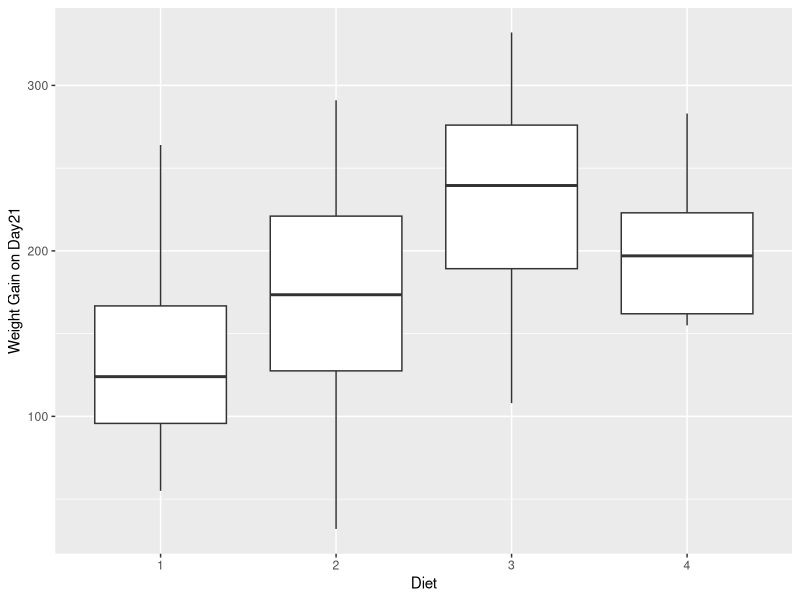
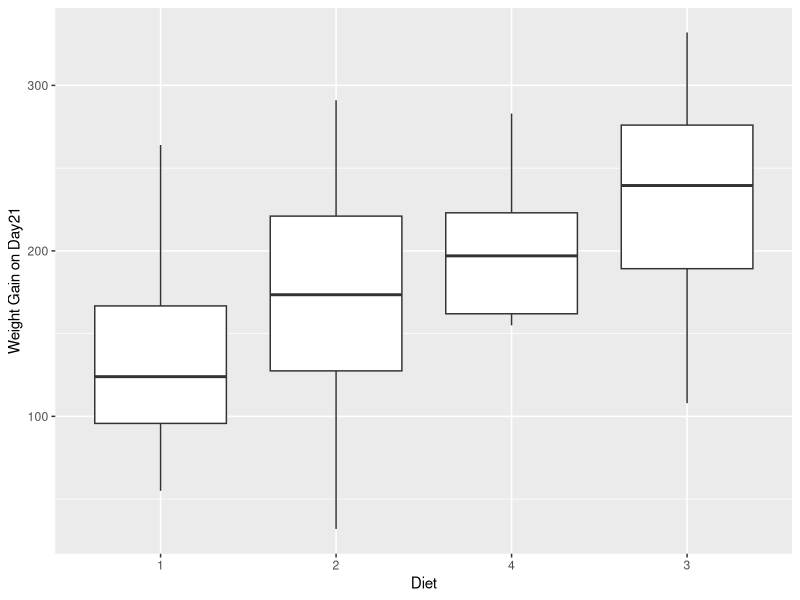
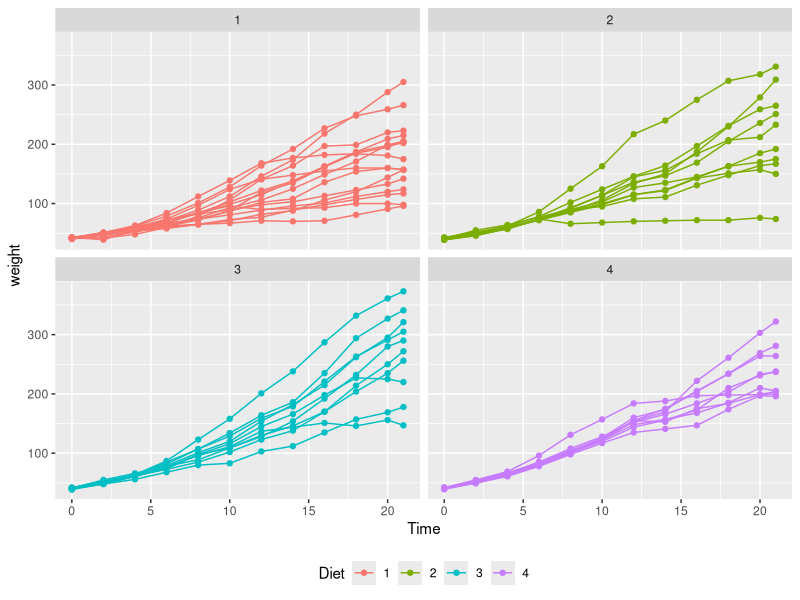
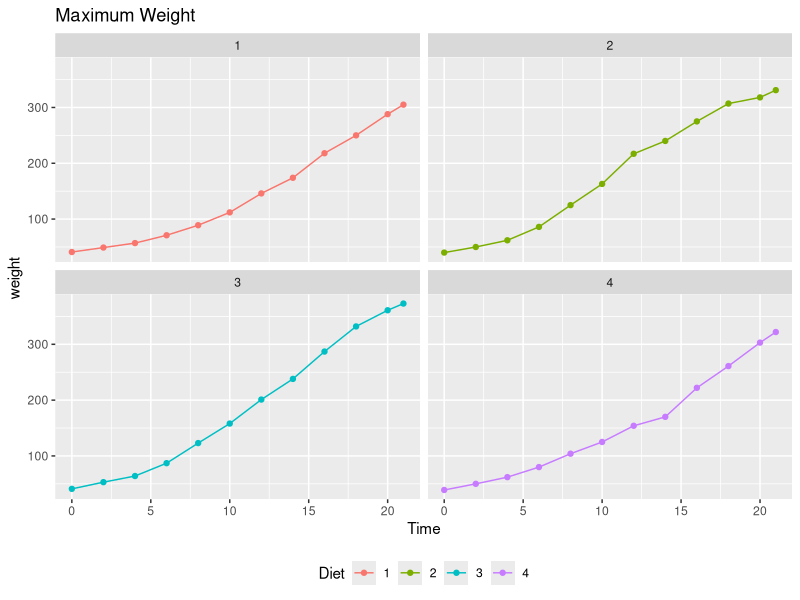
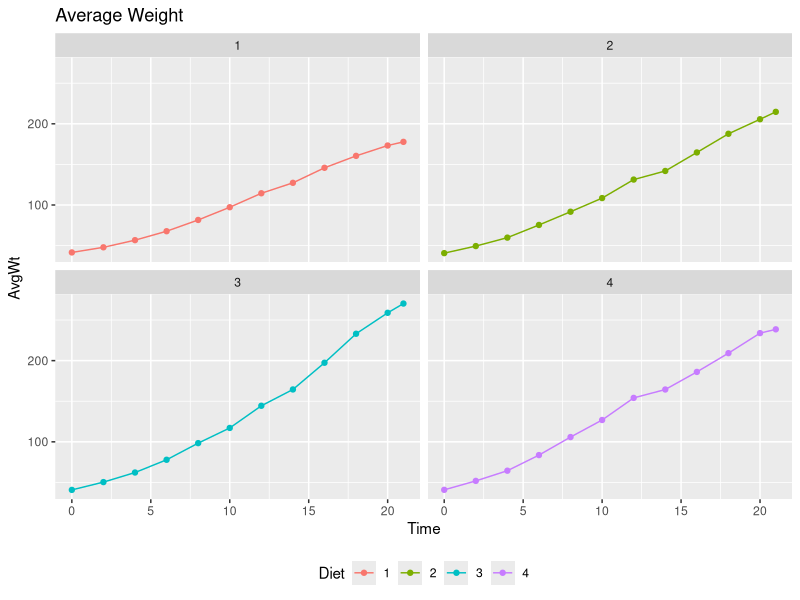

The R source for these figures, in order:

#Loading the Dataset and installing required packages

data(ChickWeight)

install.packages(dplyr)
library(dplyr)
library(ggplot2)

#a. Extract a subset of the data for all chicks with complete information and name the data set complete. 

Chicksnew<-ChickWeight %>% group_by(Chick) %>% mutate(count = n())

complete<-subset(Chicksnew, Chicksnew$count==12)
incomplete<-subset(Chicksnew, Chicksnew$count!=12)

#b. A new variable 'weightgain' that measures the current weight difference compared to day 0.

complete<-complete %>% group_by(Chick) %>% mutate(weightgain = weight - first(weight))

#c. Using the ggplot2 package create side-by-side boxplots of weightgain by Diet for day 21. Describe the relationship in 2-3 sentences. Change the order of the categories in the Diet variable such that the boxplots are ordered by median weightgain.

Day21<- data.frame(subset(complete,Time==21))

ggplot (Day21, aes(Diet,weightgain))+geom_boxplot() + xlab("Diet")+ ylab("Weight Gain on Day21")

ggplot (Day21, aes(reorder(Diet,weightgain),weightgain))+geom_boxplot() + xlab("Diet")+ ylab("Weight Gain on Day21")

#d. Using the ggplot2 package create a plot with Time along the x axis and weight in the y axis. Facet by Diet.

ggplot (complete,aes(Time,weight,color=Diet,group=Chick))+geom_point()+geom_line()+facet_grid(Chick~Diet)+facet_wrap(~Diet)+theme(legend.position="bottom")

#e. Select the Chick with the maximum weight at Time 21 for each of the diets. Redraw the previous plot with only these 4 chicks.Compute average daily weights under each Diet and redraw the plot.


tapply(Day21$weight,Day21$Diet, max)


MaxWeight<-complete %>% group_by(Diet) %>%top_n(1, weight)

filter(complete, Time==21) %>% group_by (Diet)%>%top_n(1, weight)

Max<-subset(complete, Chick=c(7,21,35,48))

MaxPlot<-subset(complete, Chick==21|Chick==7|Chick==35|Chick==48)

ggplot (MaxPlot,aes(Time,weight,color=Diet))+geom_point()+geom_line()+facet_grid(Chick~Diet)+facet_wrap(~Diet)+theme(legend.position="bottom")+labs(title="Maximum Weight")

Avg<-complete%>% group_by(Time,Diet)%>%summarise(AvgWt=mean(weight))

ggplot (Avg,aes(Time,AvgWt,color=Diet))+geom_point()+geom_line()+facet_grid(Chick~Diet)+facet_wrap(~Diet)+theme(legend.position="bottom")+labs(title="Average Weight")

#________________________________________________________________________________________________________________


